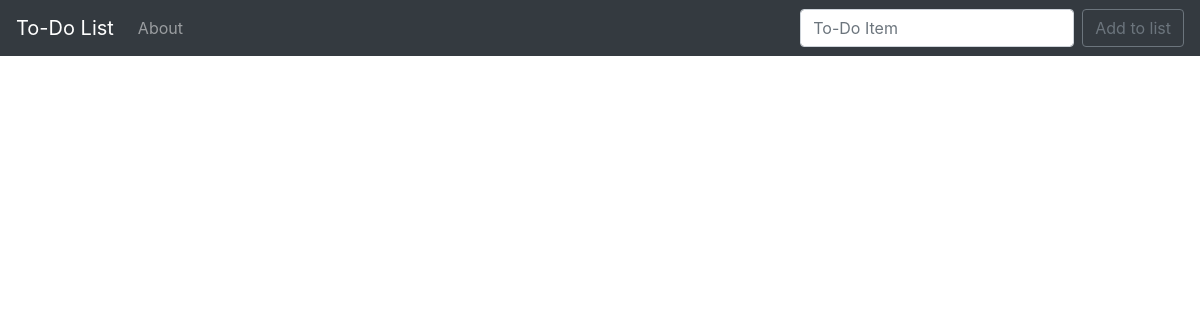
Before: / with the older database file.
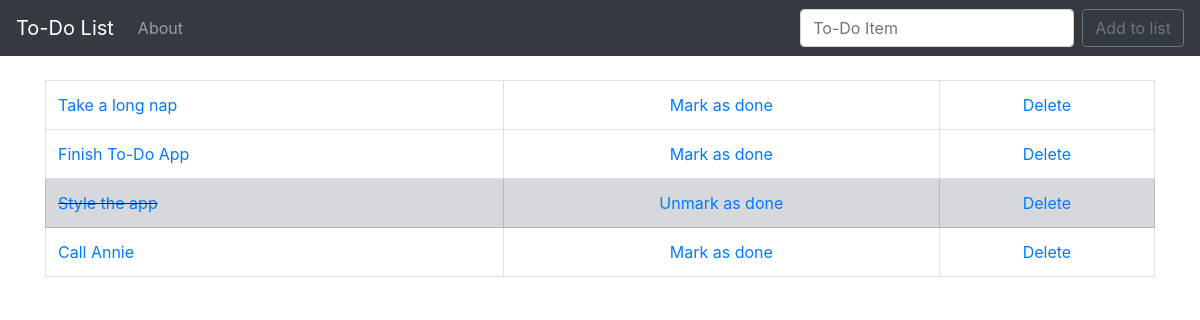
After: the same page with the newer database file.
### todo_list/models.py (models this page shows, shortened)
class List(models.Model):
    item = models.CharField(max_length=200)
    completed = models.BooleanField(default=False)

### todo_list/views.py (the view)
# urls.py: 2. Add a URL to urlpatterns:  path('', views.home, name='home')
def home(request):
    if request.method =="POST":
        form = ListForm(request.POST or None)
        if form.is_valid():
            form.save()
            all_items = List.objects.all
            messages.success(request, ("Item has been added to list"))
            return render(request, 'home.html', {'all_items': all_items})
    else:
        all_items = List.objects.all
        return render(request, 'home.html', {'all_items': all_items})

### todo_list/templates/home.html (shortened to what this page needs)
{% extends 'base.html' %}
{% block content %}
{% if all_items %}
<table class="table table-bordered">
    {% for things in all_items %}
    {% if things.completed %}
    <tr class="table-secondary">
        <td class="striker"><a href="{% url 'edit' things.id %}">{{ things.item }}</a></td>
        <td>
            <center><a href="{% url 'undone' things.id %}">Unmark as done</a></center>
        </td>
        <td>
            <center><a href="{% url 'delete' things.id %}">Delete</a></center>
        </td>
    </tr>
    {% else %}
    <tr>
        <td><a href="{% url 'edit' things.id %}">{{ things.item }}</a></td>
        <td>
            <center><a href="{% url 'done' things.id %}">Mark as done</a></center>
        </td>
        <td>
            <center><a href="{% url 'delete' things.id %}">Delete</a></center>
        </td>
    </tr>
    {% endif %}
    {% endfor %}
</table>
{% endif %}
{% endblock %}

### todo_list/templates/base.html (shortened to what this page needs)
{% load static %}
<!doctype html>
<html lang="en">
<head>
    <link rel="stylesheet" href="https://stackpath.bootstrapcdn.com/bootstrap/4.3.1/css/bootstrap.min.css"
>
    <link rel="stylesheet" href="{% static 'css/my_style.css' %}">
</head>
<body>
<nav class="navbar navbar-expand-lg navbar-dark bg-dark">
    <a class="navbar-brand" href="{% url 'home' %}">To-Do List</a>
    <div class="collapse navbar-collapse" id="navbarSupportedContent">
        <ul class="navbar-nav mr-auto">
            <li class="nav-item">
                <a class="nav-link" href="{% url 'about' %}">About</a>
            </li>
        </ul>
        <form class="form-inline my-2 my-lg-0" method="POST">
            <input class="form-control mr-sm-2" type="search" placeholder="To-Do Item" aria-label="Search" name="item">
            <button class="btn btn-outline-secondary my-2 my-sm-0" type="submit">Add to list</button>
        </form>
    </div>
</nav>
<br/>
<div class="container">
    {% block content %}
    {% endblock %}
</div>
</body>
</html>

### static/css/my_style.css (style rules this page uses)
.striker { text-decoration: line-through; }

Changed rows visible on the page:
added List: item "Take a long nap"
added List: item "Finish To-Do App"
added List: item "Style the app"
added List: item "Call Annie"
